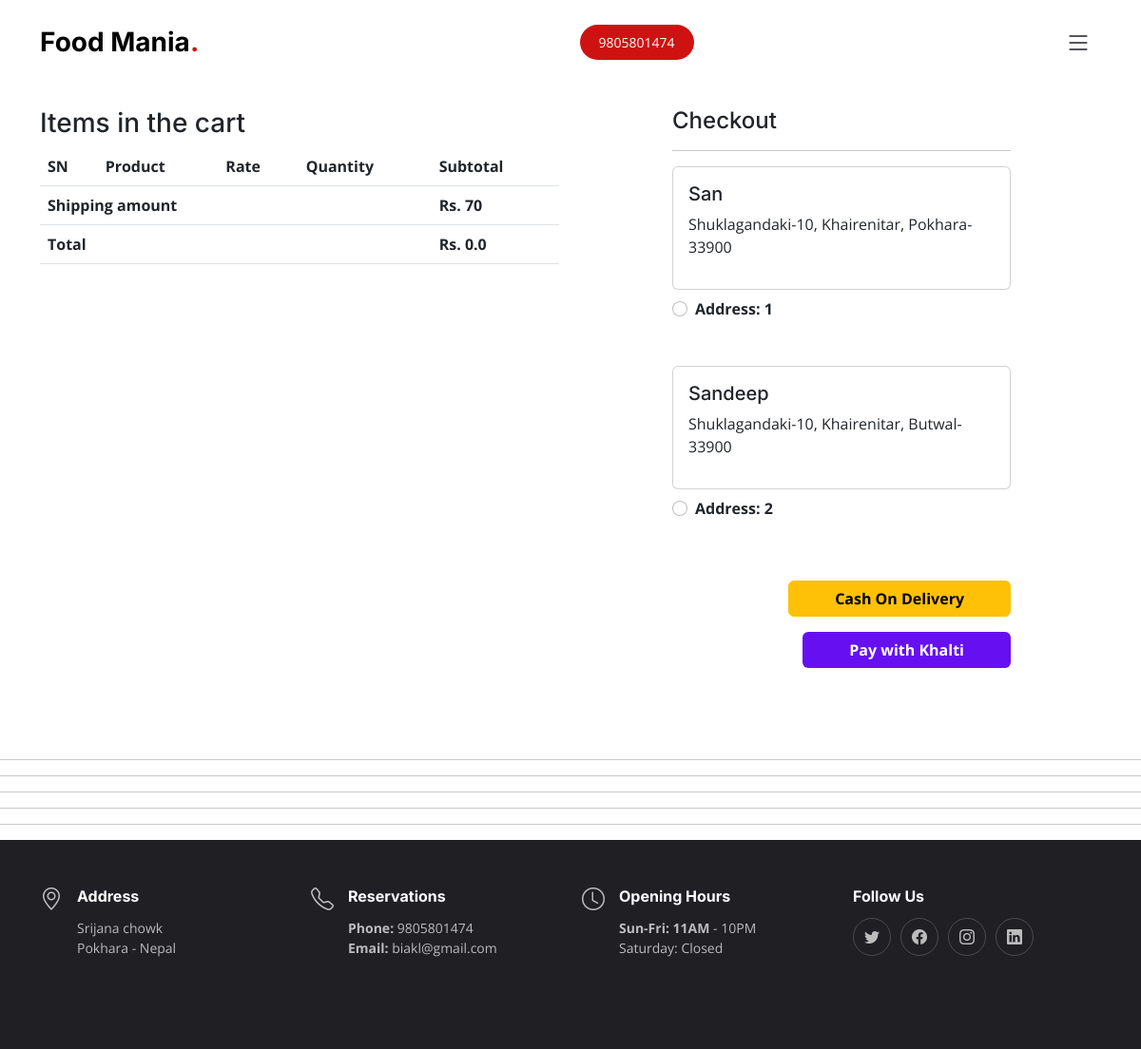
/checkout/ (signed in), run on an earlier commit of the app's database.
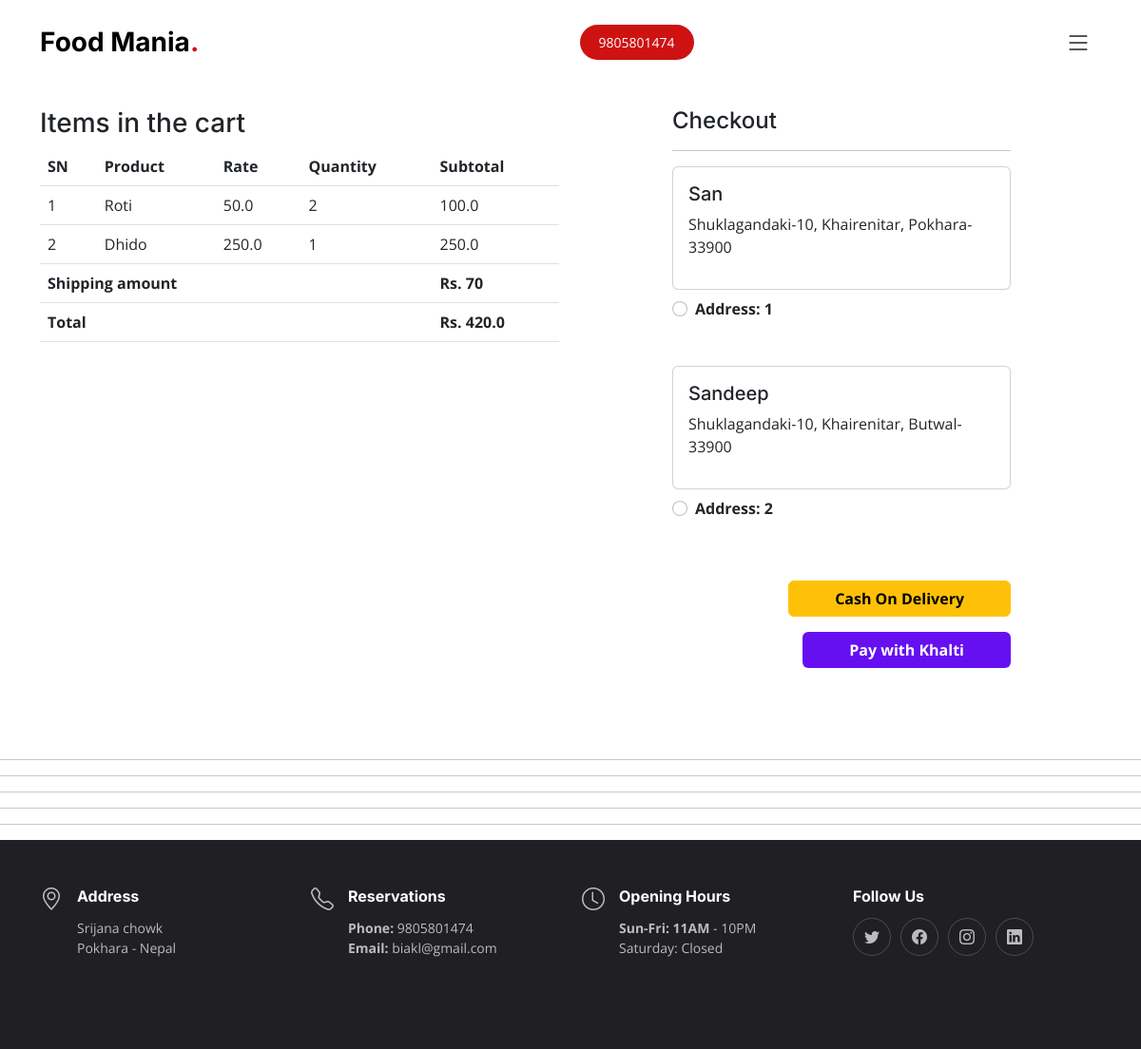
And on a later commit of the database.
### hotel/models.py (models this page shows, shortened)
class Customer(models.Model):
    user = models.ForeignKey(User, on_delete=models.CASCADE)
    name = models.CharField(max_length=200)
    address = models.CharField(max_length=200)
    city = models.CharField(max_length=50)
    zipcode = models.IntegerField()
    province = models.CharField(choices=PROVINCE_CHOICES, max_length=50)

class Cart(models.Model):
    user = models.ForeignKey(User, on_delete=models.CASCADE)
    item = models.ForeignKey(MenuItem, on_delete=models.CASCADE)
    quantity = models.PositiveIntegerField(default=1)
    @property
    def total_cost(self):
        return self.quantity * self.item.price

class MenuItem(models.Model):
    name = models.CharField(max_length=100)
    price = models.FloatField()
    description = models.TextField()
    category = models.ForeignKey('Category', on_delete=models.CASCADE)
    slug = models.SlugField(unique=True)
    image = models.ImageField(upload_to='menuimg')

### hotel/views.py (the view)
# urls.py: path('checkout/', views.checkout, name='checkout'),
@login_required
def checkout(request):
    user = request.user
    add = Customer.objects.filter(user=user)
    cart_items = Cart.objects.filter(user=user)
    item_already_in_cart = False
    if request.user.is_authenticated:
        item_already_in_cart = Customer.objects.filter(user=user).exists()
    amount = 0.0
    shipping_amount = 70.0
    total_amount = 0.0
    cart_product = [p for p in Cart.objects.all() if p.user == request.user]
    if cart_product:
        for p in cart_product:
            tempamount = (p.quantity * p.item.price)
            amount += tempamount
        total_amount = amount + shipping_amount
    if request.method == 'POST':
        form = CustomerProfileForm(request.POST)
        if form.is_valid():
            user = request.user
            name = form.cleaned_data['name']
            address = form.cleaned_data['address']
            city = form.cleaned_data['city']
            province = form.cleaned_data['province']
            zipcode = form.cleaned_data['zipcode']
            reg = Customer(user=user, name=name, address=address,
                           city=city, province=province, zipcode=zipcode)
            reg.save()
            messages.success(
                request, 'congratulation!! profile updadted successfully')
            return redirect('/checkout')
    else:
        form = CustomerProfileForm()
    context = {
        'item': item_already_in_cart,
        'form': form,
        'add': add,
        'total_amount': total_amount,
        'cart_items': cart_items
    }
    return render(request, 'hotel/checkout.html', context)

### hotel/forms.py
class CustomerProfileForm(forms.ModelForm):
    class Meta:
        model = Customer
        fields = ['name', 'address', 'city', 'province', 'zipcode']
        widgets = {'name': forms.TextInput(attrs={'class': 'form-control'}),
                   'address': forms.TextInput(attrs={'class': 'form-control'}),
                   'city': forms.TextInput(attrs={'class': 'form-control'}),
                   'province': forms.Select(attrs={'class': 'form-control'}),
                   'zipcode': forms.NumberInput(attrs={'class': 'form-control'})}

### hotel/templates/hotel/checkout.html (shortened to what this page needs)
{% extends 'hotel/base.html' %} {% load static %}
{% block title %}Checkout{% endblock title %} {% block main-content %}
<section>
  <div class="container">
    <div class="row">
      <div class="col-md-6">
        <h3>Items in the cart</h3>
        <table class="table">
          <thead>
            <tr>
              <th>SN</th>
              <th>Product</th>
              <th>Rate</th>
              <th>Quantity</th>
              <th>Subtotal</th>
            </tr>
          </thead>
          <tbody>
            {% for i in cart_items %}
            <tr>
              <td>{{forloop.counter}}</td>
              <td>{{i.item.name}}</td>
              <td>{{i.item.price}}</td>
              <td>{{i.quantity}}</td>
              <td>{{i.total_cost}}</td>
            </tr>
            {% endfor %}
            <tr>
              <th colspan="4" class="text-right">Shipping amount</th>
              <th>Rs. 70</th>
            </tr>
            <tr>
              <th colspan="4" class="text-right">Total</th>
              <th>Rs. {{total_amount}}</th>
            </tr>
          </tbody>
        </table>
      </div>
      {% if item %}
      <div class="col-sm-4 offset-sm-1">
        <h4>Checkout</h4>
        <hr />
        <form action="{% url 'paymentdone' %}" id="myform">
          {% csrf_token %} {% for ad in add %}
          <div class="card">
            <div class="card-body">
              <h5>{{ad.name}}</h5>
              <p>{{ad.address}}, {{ad.city}}, {{ad.province}}-{{ad.zipcode}}</p>
            </div>
          </div>
          <div class="form-check mt-2 mb-5">
            <input
              class="form-check-input"
              type="radio"
              value="{{ad.id}}"
              name="searchquery"
              id="custadd{{forloop.counter}}"
              required
            />
            <label class="form-check-label fw-bold" for="">
              Address: {{forloop.counter}}
            </label>
          </div>
          {% endfor %}
          <div class="text-end">
            <button
              type="submit"
              id="btn"
              class="btn btn-warning mt-3 px-5 fw-bold"
            >
              Cash On Delivery
            </button>
          </div>
          <div class="text-end">
            <button
              id="payment-button"
              class="btn mt-3 px-5 fw-bold"
              style="background-color: #6610f2; color: white"
            >
              Pay with Khalti
            </button>
          </div>
        </form>
      </div>
      {% endif %}
    </div>
  </div>
</section>
<hr />
<hr />
{% endblock main-content %}
{% block payment %}
<hr />
{% endblock payment %}

What changed in the data, as far as the page shows it:
added Cart: item.name "Roti", item.price "50.0", quantity "2", total_cost "100.0"
added Cart: item.name "Dhido", item.price "250.0", quantity "1", total_cost "250.0"
Also different on the page:
{{ total_amount }}: "0.0" → "420.0"
